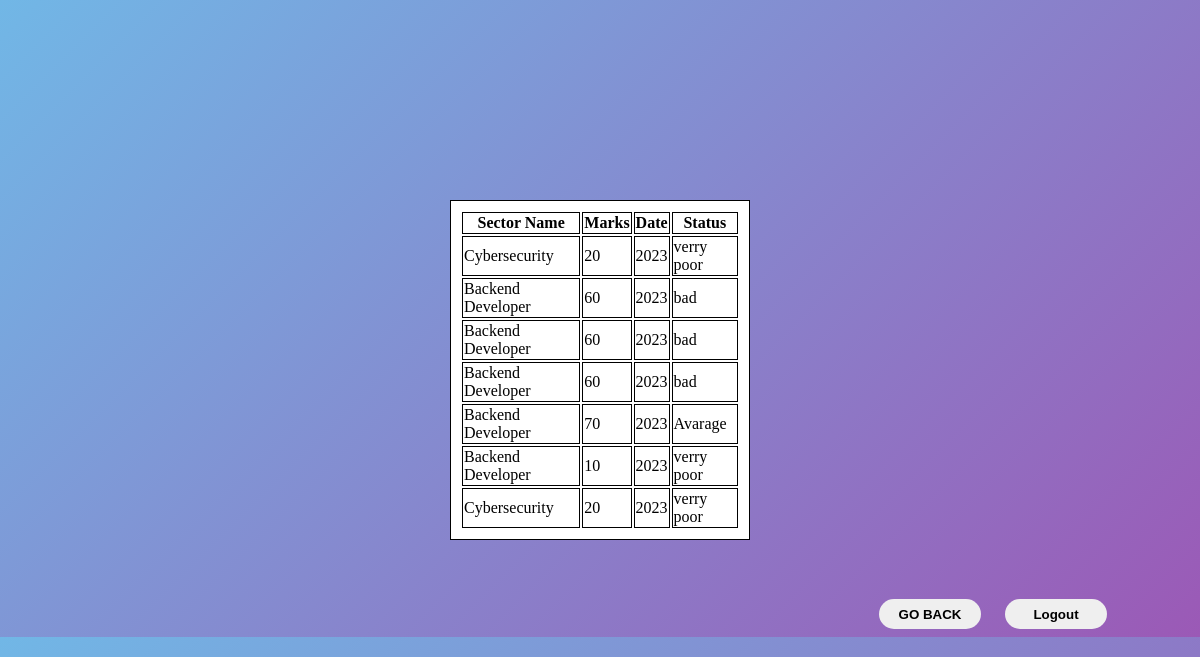
/profile_result.php (signed in), run on an earlier commit of the app's database.
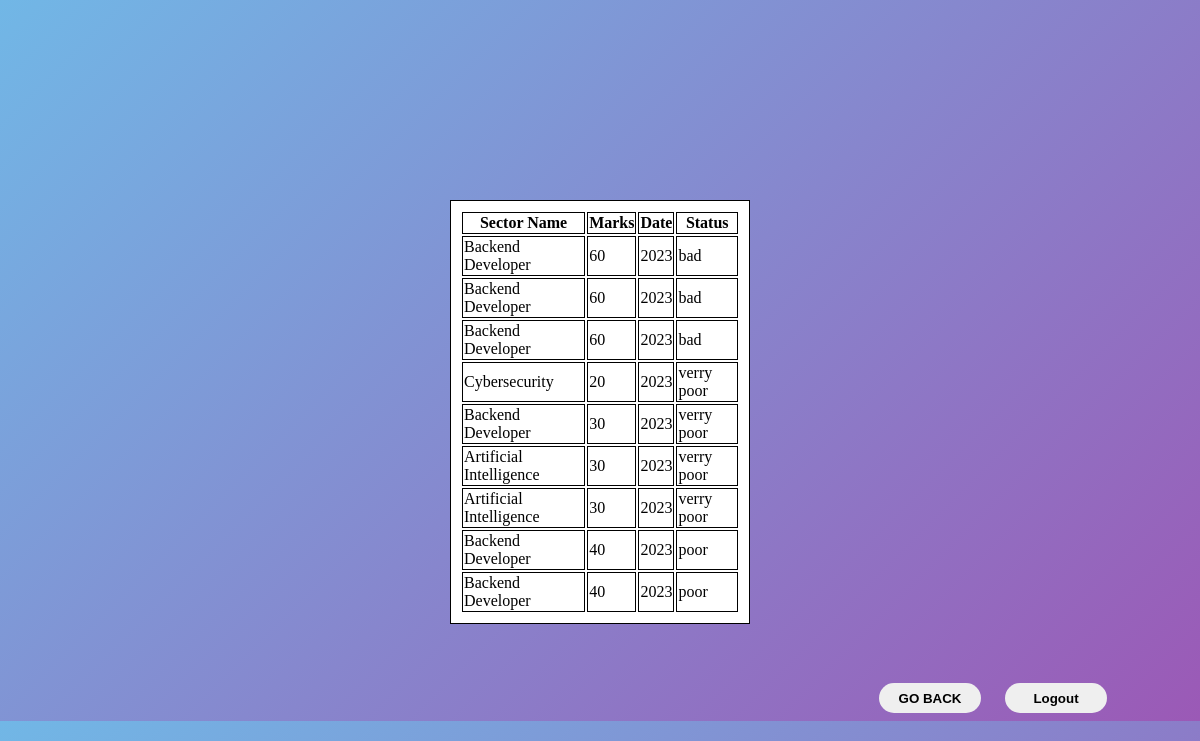
And on a later commit of the database.
### tables this page shows
CREATE TABLE `result` (
  `id` int(11) NOT NULL,
  `s_id` int(11) NOT NULL,
  `marks` int(11) NOT NULL,
  `date` year(4) NOT NULL DEFAULT current_timestamp(),
  `sl` int(11) NOT NULL
);

CREATE TABLE `sector` (
  `s_name` varchar(50) NOT NULL,
  `s_id` int(11) NOT NULL,
  `d_id` int(11) NOT NULL
);

### profile_result.php (the view, shortened to what this page needs)
<?php
    include_once "connection.php";
    $id = $_SESSION['id'];
    $sql = "SELECT * from user where mail='$id'";
    $result = mysqli_query($conn,$sql);
    $data = mysqli_fetch_array($result);
    $sql_result = "SELECT * from result where id='$data[1]'";
    $sql_result_result = mysqli_query($conn,$sql_result);
?>
<!DOCTYPE html>
<html style="font-size: 16px;" lang="en">
<head>
    <link rel="stylesheet" href="profile_result.css">
</head>
<body>
<div class="box">
    <table>
        <tr>
            <th>Sector Name</th>
            <th>Marks</th>
            <th>Date</th>
            <th>Status</th>
        </tr>
        <?php
        while($row = mysqli_fetch_array($sql_result_result)){
            $sql_sector = "SELECT * from sector where s_id='$row[1]'";
            $sql_sector_result = mysqli_query($conn,$sql_sector);
            $sector = mysqli_fetch_array($sql_sector_result);
        ?>
        <tr>
            <td><?php echo $sector[0] ?></td>
            <td><?php echo $row[2] ?></td>
            <td><?php echo $row[3] ?></td>
            <td><?php if($row[2]>90){
                echo "Excellent";
            }
            elseif($row[2]>80){
                echo "Verry Good";
            }elseif($row[2]>70){
                echo "Good";
            }elseif($row[2]>60){
                echo "Avarage";
            }elseif($row[2]>40){
                echo "bad";
            }
            elseif($row[2]>30){
                echo "poor";
            }
            else{
                echo "verry poor";
            } ?></td>
        </tr>
        <?php
        }
        ?>
    </table>
    <div>
        <a href="profile.php"><button class="btn1">GO BACK</button></a>
    </div>
    <div>
        <a href="logout.php"><button class="btn2">Logout</button></a>
    </div>
</div>
</body>
</html>

### profile_result.css (style rules this page uses)
body { background: linear-gradient(135deg, #71b7e6, #9b59b6); }
table, th, td { border: 1px solid; }
table { background-color: white; height: 120px; width: 300px; padding: 9px; margin: 5% auto; margin-top: 200px; }
.btn1 { height: 30px; width: 102px; border-radius: 20px; border: none; font-weight: bold; margin-left: 871px; }
.btn2 { height: 30px; width: 102px; border-radius: 20px; border: none; font-weight: bold; margin-left: 997px; margin-top: -30px; position: fixed; }

What changed in the data, as far as the page shows it:
removed result: s.s_name "Cybersecurity", marks "20", date "2023", shows "verry poor"
removed result: s.s_name "Backend Developer", marks "70", date "2023", shows "Avarage"
removed result: s.s_name "Backend Developer", marks "10", date "2023", shows "verry poor"
added result: s.s_name "Backend Developer", marks "30", date "2023", shows "verry poor"
added result: s.s_name "Artificial Intelligence", marks "30", date "2023", shows "verry poor"
added result: s.s_name "Artificial Intelligence", marks "30", date "2023", shows "verry poor"
added result: s.s_name "Backend Developer", marks "40", date "2023", shows "poor"
added result: s.s_name "Backend Developer", marks "40", date "2023", shows "poor"
